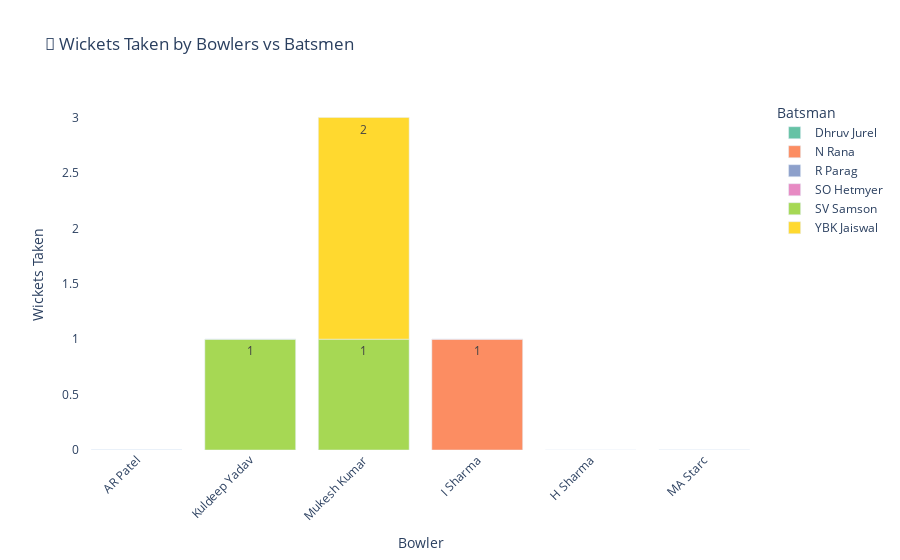

Source (notebook cell):
### Code cell
import plotly.express as px

# Create an interactive bar chart
fig = px.bar(
    h2h_bowlers_vs_batsmen_df, 
    x="bowler", 
    y="Wickets_Taken", 
    color="batsman", 
    text="Wickets_Taken",
    labels={"bowler": "Bowler", "Wickets_Taken": "Wickets Taken", "batsman": "Batsman"},
    title="🎯 Wickets Taken by Bowlers vs Batsmen",
    hover_name="batsman",
    hover_data={"bowler": True, "Wickets_Taken": True, "batsman": True},
    color_discrete_sequence=px.colors.qualitative.Set2
)

# Update layout for better readability
fig.update_layout(
    xaxis=dict(title="Bowler", tickangle=-45),
    yaxis=dict(title="Wickets Taken"),
    showlegend=True,
    plot_bgcolor="white"
)

# Show figure
fig.show()

### Figure 1 — Plotly figure (JSON) as saved in the notebook; plotly's stock layout.template omitted (floating-point values rounded to 4 significant figures)
{"data": [{"alignmentgroup": "True", "customdata": [["Dhruv Jurel"], ["Dhruv Jurel"], ["Dhruv Jurel"]], "hovertemplate": "<b>%{hovertext}</b><br><br>Batsman=%{customdata[0]}<br>Bowler=%{x}<br>Wickets Taken=%{text}<extra></extra>", "hovertext": ["Dhruv Jurel", "Dhruv Jurel", "Dhruv Jurel"], "legendgroup": "Dhruv Jurel", "marker": {"color": "rgb(102,194,165)", "pattern": {"shape": ""}}, "name": "Dhruv Jurel", "offsetgroup": "Dhruv Jurel", "orientation": "v", "showlegend": true, "text": [0, 0, 0], "textposition": "auto", "type": "bar", "x": ["AR Patel", "Kuldeep Yadav", "Mukesh Kumar"], "xaxis": "x", "y": [0, 0, 0], "yaxis": "y"}, {"alignmentgroup": "True", "customdata": [["N Rana"], ["N Rana"]], "hovertemplate": "<b>%{hovertext}</b><br><br>Batsman=%{customdata[0]}<br>Bowler=%{x}<br>Wickets Taken=%{text}<extra></extra>", "hovertext": ["N Rana", "N Rana"], "legendgroup": "N Rana", "marker": {"color": "rgb(252,141,98)", "pattern": {"shape": ""}}, "name": "N Rana", "offsetgroup": "N Rana", "orientation": "v", "showlegend": true, "text": [1, 0], "textposition": "auto", "type": "bar", "x": ["I Sharma", "Mukesh Kumar"], "xaxis": "x", "y": [1, 0], "yaxis": "y"}, {"alignmentgroup": "True", "customdata": [["R Parag"], ["R Parag"], ["R Parag"]], "hovertemplate": "<b>%{hovertext}</b><br><br>Batsman=%{customdata[0]}<br>Bowler=%{x}<br>Wickets Taken=%{text}<extra></extra>", "hovertext": ["R Parag", "R Parag", "R Parag"], "legendgroup": "R Parag", "marker": {"color": "rgb(141,160,203)", "pattern": {"shape": ""}}, "name": "R Parag", "offsetgroup": "R Parag", "orientation": "v", "showlegend": true, "text": [0, 0, 0], "textposition": "auto", "type": "bar", "x": ["AR Patel", "Kuldeep Yadav", "Mukesh Kumar"], "xaxis": "x", "y": [0, 0, 0], "yaxis": "y"}, {"alignmentgroup": "True", "customdata": [["SO Hetmyer"], ["SO Hetmyer"]], "hovertemplate": "<b>%{hovertext}</b><br><br>Batsman=%{customdata[0]}<br>Bowler=%{x}<br>Wickets Taken=%{text}<extra></extra>", "hovertext": ["SO Hetmyer", "SO Hetmyer"], "legendgroup": "SO Hetmyer", "marker": {"color": "rgb(231,138,195)", "pattern": {"shape": ""}}, "name": "SO Hetmyer", "offsetgroup": "SO Hetmyer", "orientation": "v", "showlegend": true, "text": [0, 0], "textposition": "auto", "type": "bar", "x": ["Kuldeep Yadav", "Mukesh Kumar"], "xaxis": "x", "y": [0, 0], "yaxis": "y"}, {"alignmentgroup": "True", "customdata": [["SV Samson"], ["SV Samson"], ["SV Samson"], ["SV Samson"], ["SV Samson"], ["SV Samson"]], "hovertemplate": "<b>%{hovertext}</b><br><br>Batsman=%{customdata[0]}<br>Bowler=%{x}<br>Wickets Taken=%{text}<extra></extra>", "hovertext": ["SV Samson", "SV Samson", "SV Samson", "SV Samson", "SV Samson", "SV Samson"], "legendgroup": "SV Samson", "marker": {"color": "rgb(166,216,84)", "pattern": {"shape": ""}}, "name": "SV Samson", "offsetgroup": "SV Samson", "orientation": "v", "showlegend": true, "text": [1, 1, 0, 0, 0, 0], "textposition": "auto", "type": "bar", "x": ["Kuldeep Yadav", "Mukesh Kumar", "AR Patel", "H Sharma", "I Sharma", "MA Starc"], "xaxis": "x", "y": [1, 1, 0, 0, 0, 0], "yaxis": "y"}, {"alignmentgroup": "True", "customdata": [["YBK Jaiswal"], ["YBK Jaiswal"], ["YBK Jaiswal"], ["YBK Jaiswal"]], "hovertemplate": "<b>%{hovertext}</b><br><br>Batsman=%{customdata[0]}<br>Bowler=%{x}<br>Wickets Taken=%{text}<extra></extra>", "hovertext": ["YBK Jaiswal", "YBK Jaiswal", "YBK Jaiswal", "YBK Jaiswal"], "legendgroup": "YBK Jaiswal", "marker": {"color": "rgb(255,217,47)", "pattern": {"shape": ""}}, "name": "YBK Jaiswal", "offsetgroup": "YBK Jaiswal", "orientation": "v", "showlegend": true, "text": [2, 0, 0, 0], "textposition": "auto", "type": "bar", "x": ["Mukesh Kumar", "AR Patel", "Kuldeep Yadav", "MA Starc"], "xaxis": "x", "y": [2, 0, 0, 0], "yaxis": "y"}], "layout": {"autosize": true, "barmode": "relative", "legend": {"title": {"text": "Batsman"}, "tracegroupgap": 0}, "plot_bgcolor": "white", "showlegend": true, "title": {"text": "🎯 Wickets Taken by Bowlers vs Batsmen"}, "xaxis": {"anchor": "y", "autorange": true, "domain": [0, 1], "range": [-0.5, 5.5], "tickangle": -45, "title": {"text": "Bowler"}, "type": "category"}, "yaxis": {"anchor": "x", "autorange": true, "domain": [0, 1], "range": [0, 3.158], "title": {"text": "Wickets Taken"}, "type": "linear"}}}
